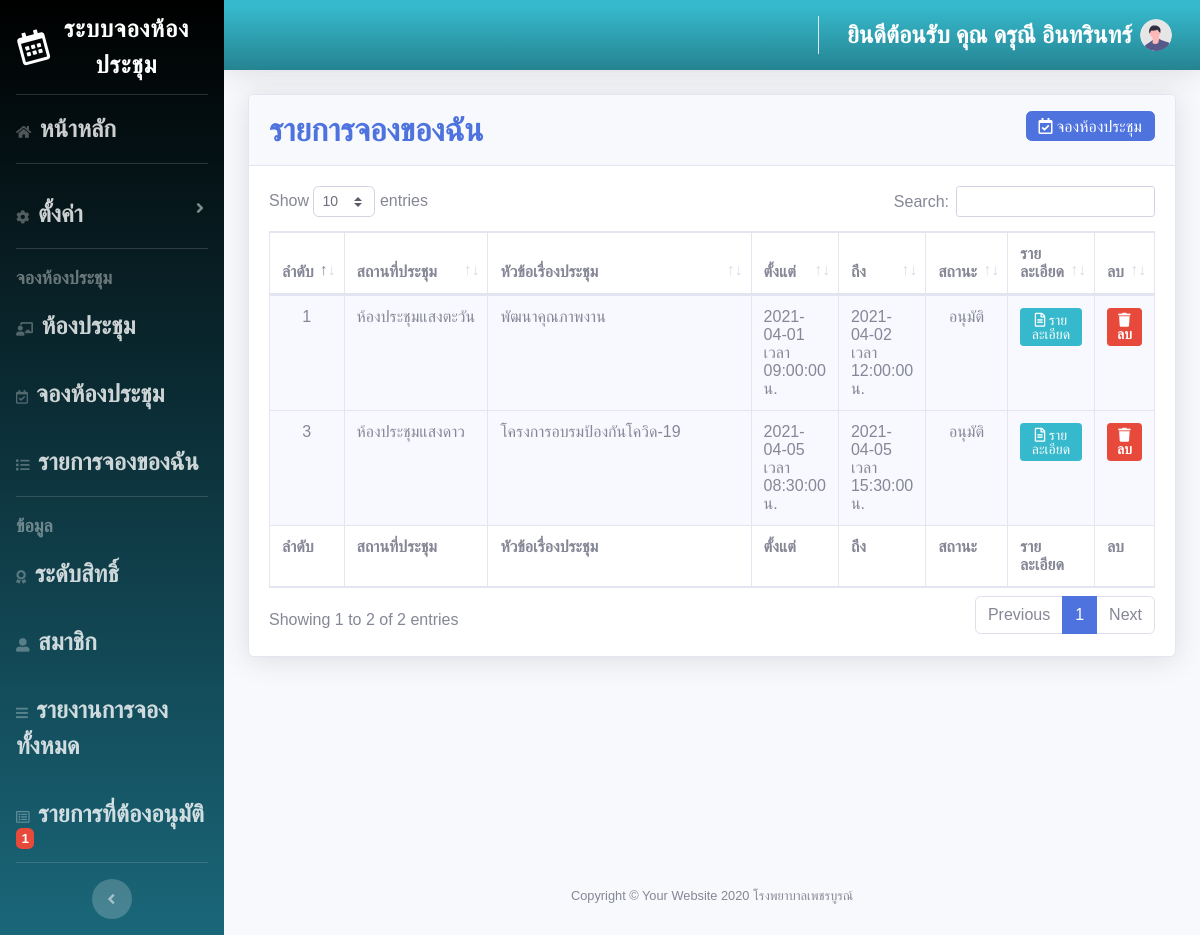
Screenshot of /meeting/showmybooking_admin.php (signed in) with the database file from the repository.
### tables this page shows
CREATE TABLE `event` (
  `ev_id` int(11) NOT NULL,
  `ev_title` varchar(256) NOT NULL,
  `ev_startdate` date NOT NULL,
  `ev_enddate` date NOT NULL,
  `ev_starttime` time NOT NULL,
  `ev_endtime` time NOT NULL,
  `ev_color` varchar(15) NOT NULL DEFAULT '#FFFFFF',
  `ev_createdate` timestamp NOT NULL DEFAULT CURRENT_TIMESTAMP,
  `ev_people` int(5) NOT NULL,
  `ev_status` int(1) NOT NULL,
  `st_id` int(10) NOT NULL,
  `id` int(10) NOT NULL,
  `ro_id` int(5) NOT NULL,
  `ev_url` varchar(300) NOT NULL,
  `ev_bgcolor` varchar(15) NOT NULL DEFAULT '#FFFFFF',
  `ev_repeatday` varchar(20) NOT NULL,
  `event_id` varchar(15) NOT NULL
);

CREATE TABLE `rooms` (
  `ro_id` int(5) NOT NULL,
  `ro_name` varchar(50) NOT NULL,
  `ro_people` int(4) NOT NULL,
  `ro_color` varchar(20) NOT NULL,
  `ro_detail` text NOT NULL
);

### meeting/showmybooking_admin.php (the view, shortened to what this page needs)
<?php
if (!$_SESSION['userid']) {
  header("Location: frm_login.php");
} else {
  include ('connect.php');
  $sql = "select event.ev_id, event.event_id, event.ev_title, event.ev_startdate, event.ev_enddate, event.ev_status, event.ev_starttime, event.ev_endtime, event.ev_people, event.ev_createdate, rooms.ro_id, rooms.ro_name, member.id
  from event
  inner join rooms on event.ro_id = rooms.ro_id
  inner join member on event.id = member.id WHERE member.id = '".$_SESSION['userid']."' group by event.event_id";
  $query = mysqli_query($con, $sql)
  or die ("3.ไม่สามารถประมวลผลคำสั่งได้").mysqli_error;
  ?>
  <!DOCTYPE html>
  <html lang="en">
  <head>
    <link href="vendor/fontawesome-free/css/all.min.css" rel="stylesheet" type="text/css">
    <link href="css/sb-admin-2.min.css" rel="stylesheet">
    <link href="vendor/datatables/dataTables.bootstrap4.min.css" rel="stylesheet">
  </head>
  <body id="page-top">
    <?php
    include "admin_menu.php";
    ?>
    <div class="container-fluid">
      <div class="card shadow mb-4">
        <div class="card-header py-3">
          <h6 class="m-0 font-weight-bold text-primary"><font size="6" face="TH SarabunPSK"> รายการจองของฉัน </font><a href="frm_addbooking_admin.php"><span class="btn btn-primary btn-md  fa fas-plus float-right "><i class="far fa-calendar-check"> จองห้องประชุม</i></a></h6>
          </div>
          <div class="card-body">
            <div class="table-responsive">
              <table class="table table-bordered" id="dataTable" width="100%" cellspacing="0">
                <thead>
                  <tr>
                    <th>ลำดับ</th>
                    <th>สถานที่ประชุม</th>
                    <th>หัวข้อเรื่องประชุม</th>
                    <th>ตั้งแต่</th>
                    <th>ถึง</th>
                    <th>สถานะ</th>
                    <th>รายละเอียด</th>
                    <th>ลบ</th>
                  </tr>
                </thead>
                <tfoot>
                  <tr>
                    <th>ลำดับ</th>
                    <th>สถานที่ประชุม</th>
                    <th>หัวข้อเรื่องประชุม</th>
                    <th>ตั้งแต่</th>
                    <th>ถึง</th>
                    <th>สถานะ</th>
                    <th>รายละเอียด</th>
                    <th>ลบ</th>
                  </tr>
                </tfoot>
                <tbody>
                  <?php
                  while ($rs=mysqli_fetch_array($query)){
                    ?>
                    <tr>
                      <td  align="center" bgcolor="#F8F8FF"><?php echo "$rs[ev_id]"; ?></td>
                      <td align="left" width="140" bgcolor="#F8F8FF" ><?php echo "$rs[ro_name]"; ?></td>
                      <td align="left" width="300" bgcolor="#F8F8FF"><?php echo "$rs[ev_title]"; ?><?php echo "</a>"; ?></td>
                      <td align="left"  bgcolor="#F8F8FF" ><?php echo "$rs[ev_startdate]"; ?> เวลา <?php echo "$rs[ev_starttime]"; ?> น.</td>
                      <td align="left" bgcolor="#F8F8FF" ><?php echo "$rs[ev_enddate]"; ?> เวลา <?php echo "$rs[ev_endtime]"; ?> น.</td>
                      <td align="center" bgcolor="#F8F8FF" ><?php  if($rs['ev_status']=='0'){echo "รออนุมัติจากหัวหน้า";
                    } else if($rs['ev_status']=='1'){echo "รออนุมัติ";
                  } else if($rs['ev_status']=='2'){echo "ไม่อนุมัติจากหัวหน้า";
                } else if($rs['ev_status']=='3'){echo "อนุมัติ";
              } else if($rs['ev_status']=='4'){echo "ไม่อนุมัติ";
            } else if($rs['ev_status']=='5'){echo "ยกเลิก";
          }?></td>
          <td align="center" bgcolor="#F8F8FF"><div align="center">
           <?php echo "<a href=\"detailbooking_admin.php?ev_id=$rs[ev_id]\">"; ?><span  class="btn btn-info btn-sm " > <i class="far fa-file-alt">  รายละเอียด  </i></span></a></div></td>
           <td align="center" bgcolor="#F8F8FF"><div align="center">
             <?php echo "<a href=\"frm_deletebooking_admin.php?ev_id=$rs[ev_id]\">"; ?><span  class="btn btn-danger btn-sm  " > <i class="fas fa-trash"> ลบ </i></a></div></td>
             </tr>
             <?php
           }
           ?>
         </tbody>
       </table>
     </div>
   </div>
 </div>
</div>
</div>
<?php
include "foot1.php";
?>
</div>
</div>
                        </body>
                        </html>
                        <?php } ?>

### meeting/foot1.php (style rules this page uses)
body { font-family: "Poppins", sans-serif; background-color:#F8F8FF; height: 100vh; }

### rows the page displays
event: ev_id "1", ro.ro_name "ห้องประชุมแสงตะวัน", ev_title "พัฒนาคุณภาพงาน", ev_startdate "2021-04-01", ev_starttime "09:00:00", ev_enddate "2021-04-02", ev_endtime "12:00:00", ev_status "อนุมัติ"
event: ev_id "3", ro.ro_name "ห้องประชุมแสงดาว", ev_title "โครงการอบรมป้องกันโควิด-19", ev_startdate "2021-04-05", ev_starttime "08:30:00", ev_enddate "2021-04-05", ev_endtime "15:30:00", ev_status "อนุมัติ"

### other values shown
$num "1"
$_SESSION['user'] "ดรุณี อินทรินทร์"
